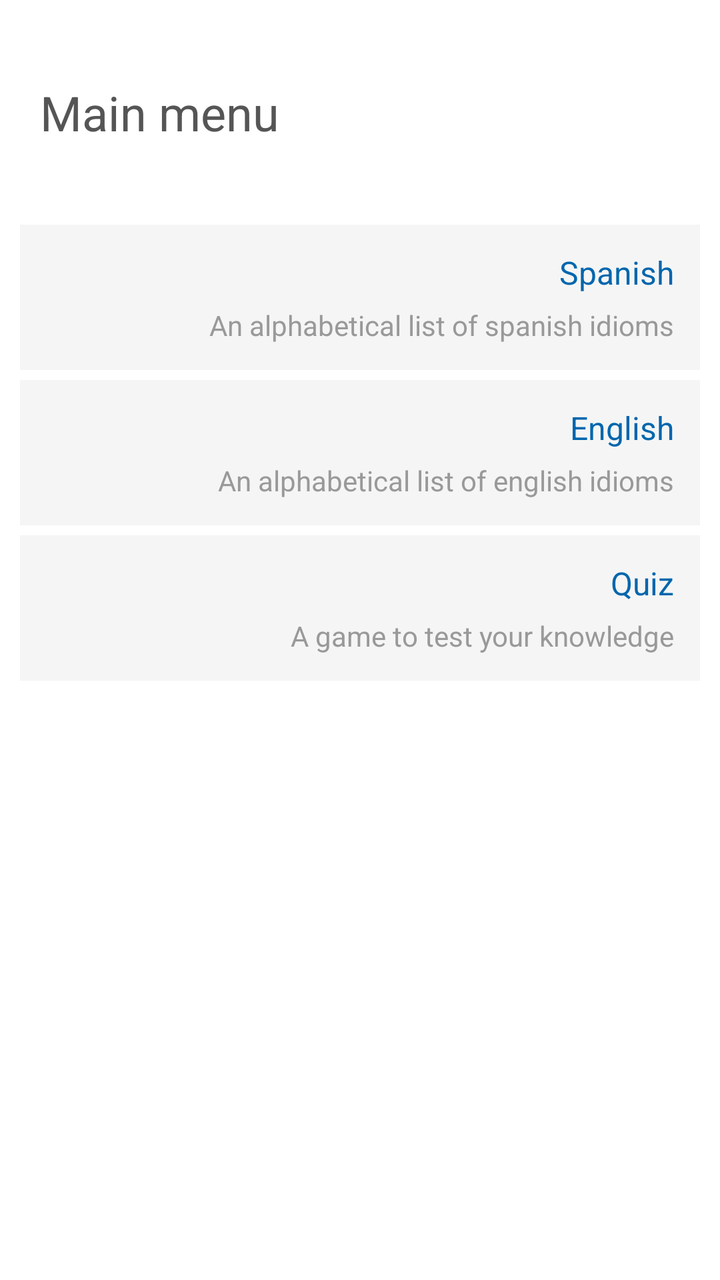
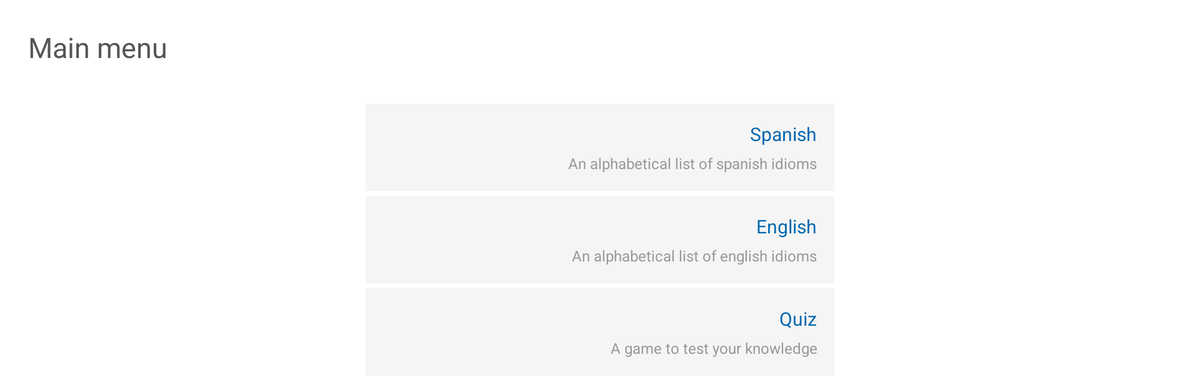

Two renders of one Android screen. The first uses the default layout on a phone; the second uses the alternative layout the repository ships for a different screen configuration, on a matching device. The two XML files are below.
<!-- AndroidManifest.xml: application theme Theme.Sherlock.Light -->
<!-- res/layout/activity_main.xml -->
<ScrollView xmlns:android="http://schemas.android.com/apk/res/android"
    xmlns:tools="http://schemas.android.com/tools"
    android:id="@+id/activityScreen"
    android:layout_width="fill_parent"
    android:layout_height="fill_parent"
    android:background="@color/white" >

    <LinearLayout
        android:id="@+id/MainScreen"
        android:layout_width="match_parent"
        android:layout_height="wrap_content"
        android:layout_margin="10dp"
        android:background="#ffffff"
        android:orientation="vertical" >

        <TextView
            android:id="@+id/mainMenuTitle"
            style="@style/ActivityTitle"
            android:layout_width="match_parent"
            android:layout_height="wrap_content"
            android:layout_marginBottom="40dp"
            android:text="@string/lbl_main_menu_title"
            android:textStyle="normal" />

        <LinearLayout
            android:id="@+id/BtnSpanish"
            style="@style/MainButton"
            android:layout_width="match_parent"
            android:layout_height="wrap_content"
            android:orientation="vertical" >

            <TextView
                android:id="@+id/textView1"
                style="@style/MainButtonTitle"
                android:layout_width="match_parent"
                android:layout_height="wrap_content"
                android:text="@string/lbl_spanish" />

            <TextView
                android:id="@+id/textView2"
                style="@style/MainButtonDescription"
                android:layout_width="match_parent"
                android:layout_height="wrap_content"
                android:text="@string/lbl_desc_spanish" />
        </LinearLayout>

        <LinearLayout
            android:id="@+id/BtnEnglish"
            style="@style/MainButton"
            android:layout_width="match_parent"
            android:layout_height="wrap_content"
            android:orientation="vertical" >

            <TextView
                android:id="@+id/textView3"
                style="@style/MainButtonTitle"
                android:layout_width="match_parent"
                android:layout_height="wrap_content"
                android:text="@string/lbl_english" />

            <TextView
                android:id="@+id/textView4"
                style="@style/MainButtonDescription"
                android:layout_width="match_parent"
                android:layout_height="wrap_content"
                android:text="@string/lbl_desc_english" />
        </LinearLayout>

        <LinearLayout
            android:id="@+id/BtnQuiz"
            style="@style/MainButton"
            android:layout_width="match_parent"
            android:layout_height="wrap_content"
            android:orientation="vertical" >

            <TextView
                android:id="@+id/textView5"
                style="@style/MainButtonTitle"
                android:layout_width="match_parent"
                android:layout_height="wrap_content"
                android:text="@string/lbl_quiz" />

            <TextView
                android:id="@+id/textView6"
                style="@style/MainButtonDescription"
                android:layout_width="match_parent"
                android:layout_height="wrap_content"
                android:text="@string/lbl_desc_quiz" />
        </LinearLayout>
        
    </LinearLayout>

</ScrollView>
<!-- resources referenced by this layout -->
<resources>
  <color name="white">#ffffff</color>
  <string name="lbl_desc_english">An alphabetical list of english idioms</string>
  <string name="lbl_desc_quiz">A game to test your knowledge</string>
  <string name="lbl_desc_spanish">An alphabetical list of spanish idioms</string>
  <string name="lbl_english">English</string>
  <string name="lbl_main_menu_title">Main menu</string>
  <string name="lbl_quiz">Quiz</string>
  <string name="lbl_spanish">Spanish</string>
  <style name="ActivityTitle">
          <item name="android:paddingTop">30dp</item>
          <item name="android:paddingLeft">10dp</item>
          <item name="android:layout_marginBottom">40dp</item>
          <item name="android:textSize">24sp</item>
          <item name="android:textColor">@color/grey_dark</item>
      </style>
  <style name="MainButton">
          <item name="android:layout_marginBottom">5dp</item>
          <item name="android:background">@color/grey_light</item>
          <item name="android:padding">10dp</item>
      </style>
  <style name="MainButtonDescription">
          <item name="android:textColor">@color/grey_medium</item>
          <item name="android:textSize">14sp</item>
          <item name="android:padding">3dp</item>
          <item name="android:gravity">right</item>
      </style>
  <style name="MainButtonTitle">
          <item name="android:textColor">@color/blue_dark</item>
          <item name="android:textSize">16sp</item>
          <item name="android:padding">3dp</item>
          <item name="android:gravity">right</item>
      </style>
  <color name="grey_dark">#555555</color>
  <color name="grey_light">#f5f5f5</color>
  <color name="grey_medium">#999999</color>
  <color name="blue_dark">#0066ad</color>
</resources>
<!-- res/layout-xlarge/activity_main.xml (the repository's variant of the layout above) -->
<!-- drawn on a large tablet held sideways -->
<ScrollView xmlns:android="http://schemas.android.com/apk/res/android"
    xmlns:tools="http://schemas.android.com/tools"
    android:id="@+id/activityScreen"
    android:layout_width="match_parent"
    android:layout_height="wrap_content"
    android:background="@color/white" >

    <LinearLayout
        android:id="@+id/MainScreen"
        android:layout_width="match_parent"
        android:layout_height="wrap_content"
        android:layout_margin="10dp"
        android:background="#ffffff"
        android:orientation="vertical" >

        <TextView
            android:id="@+id/mainMenuTitle"
            style="@style/ActivityTitle"
            android:layout_width="match_parent"
            android:layout_height="wrap_content"
            android:layout_marginBottom="40dp"
            android:text="@string/lbl_main_menu_title"
            android:textStyle="normal" />

        <LinearLayout
            android:layout_width="wrap_content"
            android:layout_height="wrap_content"
            android:layout_gravity="center_vertical|center_horizontal"
            android:minWidth="500dp"
            android:orientation="vertical" >

            <LinearLayout
                android:id="@+id/BtnSpanish"
                style="@style/MainButton"
                android:layout_width="match_parent"
                android:layout_height="wrap_content"
                android:orientation="vertical" >

                <TextView
                    android:id="@+id/textView1"
                    style="@style/MainButtonTitle"
                    android:layout_width="match_parent"
                    android:layout_height="wrap_content"
                    android:text="@string/lbl_spanish" />

                <TextView
                    android:id="@+id/textView2"
                    style="@style/MainButtonDescription"
                    android:layout_width="match_parent"
                    android:layout_height="wrap_content"
                    android:text="@string/lbl_desc_spanish" />
            </LinearLayout>

            <LinearLayout
                android:id="@+id/BtnEnglish"
                style="@style/MainButton"
                android:layout_width="match_parent"
                android:layout_height="wrap_content"
                android:orientation="vertical" >

                <TextView
                    android:id="@+id/textView3"
                    style="@style/MainButtonTitle"
                    android:layout_width="match_parent"
                    android:layout_height="wrap_content"
                    android:text="@string/lbl_english" />

                <TextView
                    android:id="@+id/textView4"
                    style="@style/MainButtonDescription"
                    android:layout_width="match_parent"
                    android:layout_height="wrap_content"
                    android:text="@string/lbl_desc_english" />
            </LinearLayout>

            <LinearLayout
                android:id="@+id/BtnQuiz"
                style="@style/MainButton"
                android:layout_width="match_parent"
                android:layout_height="wrap_content"
                android:orientation="vertical" >

                <TextView
                    android:id="@+id/textView5"
                    style="@style/MainButtonTitle"
                    android:layout_width="match_parent"
                    android:layout_height="wrap_content"
                    android:text="@string/lbl_quiz" />

                <TextView
                    android:id="@+id/textView6"
                    style="@style/MainButtonDescription"
                    android:layout_width="match_parent"
                    android:layout_height="wrap_content"
                    android:text="@string/lbl_desc_quiz" />
            </LinearLayout>
            
        </LinearLayout>
    </LinearLayout>

</ScrollView>
<!-- resources referenced by the variant -->
<!-- as a large tablet held sideways resolves them -->
<resources>
  <color name="white">#ffffff</color>
  <string name="lbl_desc_english">An alphabetical list of english idioms</string>
  <string name="lbl_desc_quiz">A game to test your knowledge</string>
  <string name="lbl_desc_spanish">An alphabetical list of spanish idioms</string>
  <string name="lbl_english">English</string>
  <string name="lbl_main_menu_title">Main menu</string>
  <string name="lbl_quiz">Quiz</string>
  <string name="lbl_spanish">Spanish</string>
  <!-- from res/values-xlarge/ -->
  <style name="ActivityTitle">
          <item name="android:paddingTop">20dp</item>
          <item name="android:paddingLeft">20dp</item>
          <item name="android:layout_marginBottom">40dp</item>
          <item name="android:textSize">30sp</item>
          <item name="android:textColor">@color/grey_dark</item>
      </style>
  <!-- from res/values-xlarge/ -->
  <style name="MainButton">
          <item name="android:layout_marginBottom">5dp</item>
          <item name="android:background">@color/grey_light</item>
          <item name="android:padding">15dp</item>
      </style>
  <!-- from res/values-xlarge/ -->
  <style name="MainButtonDescription">
          <item name="android:textColor">@color/grey_medium</item>
          <item name="android:textSize">16sp</item>
          <item name="android:padding">3dp</item>
          <item name="android:gravity">right</item>
      </style>
  <!-- from res/values-xlarge/ -->
  <style name="MainButtonTitle">
          <item name="android:textColor">@color/blue_dark</item>
          <item name="android:textSize">20sp</item>
          <item name="android:padding">3dp</item>
          <item name="android:gravity">right</item>
      </style>
  <color name="grey_dark">#555555</color>
  <color name="grey_light">#f5f5f5</color>
  <color name="grey_medium">#999999</color>
  <color name="blue_dark">#0066ad</color>
</resources>
